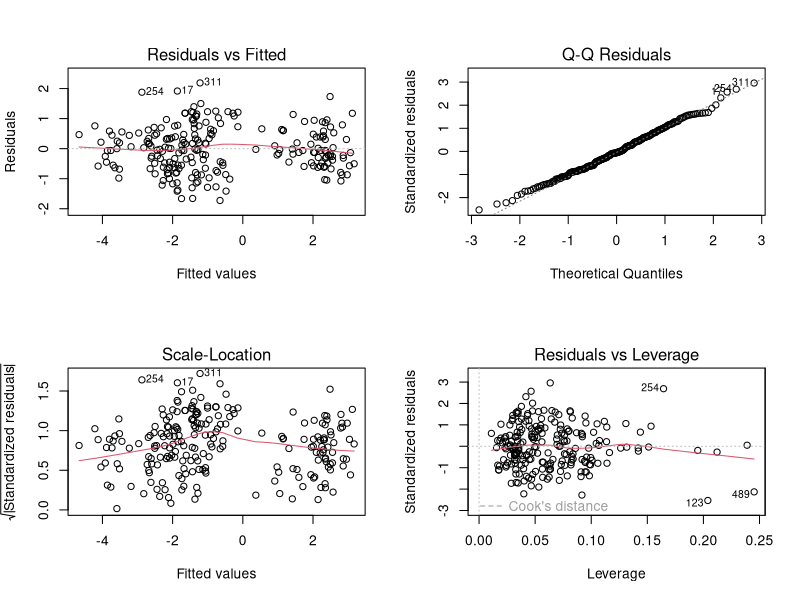
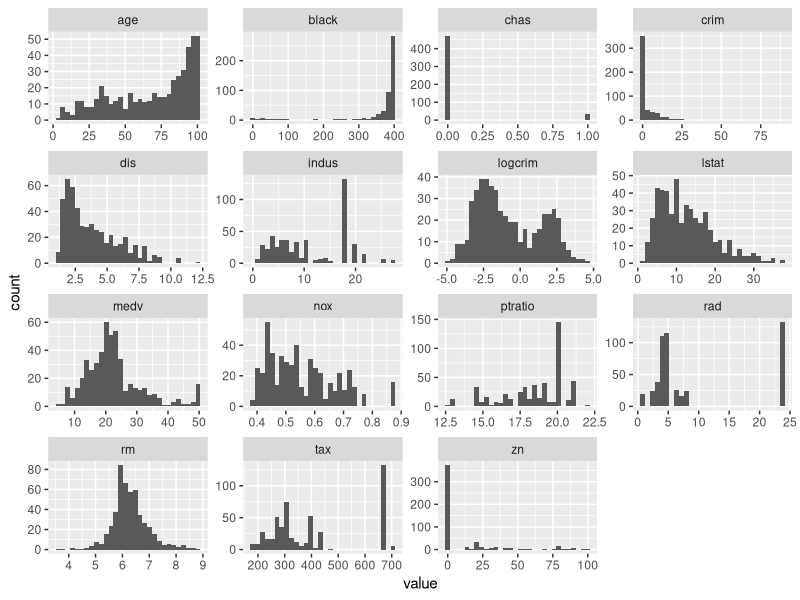
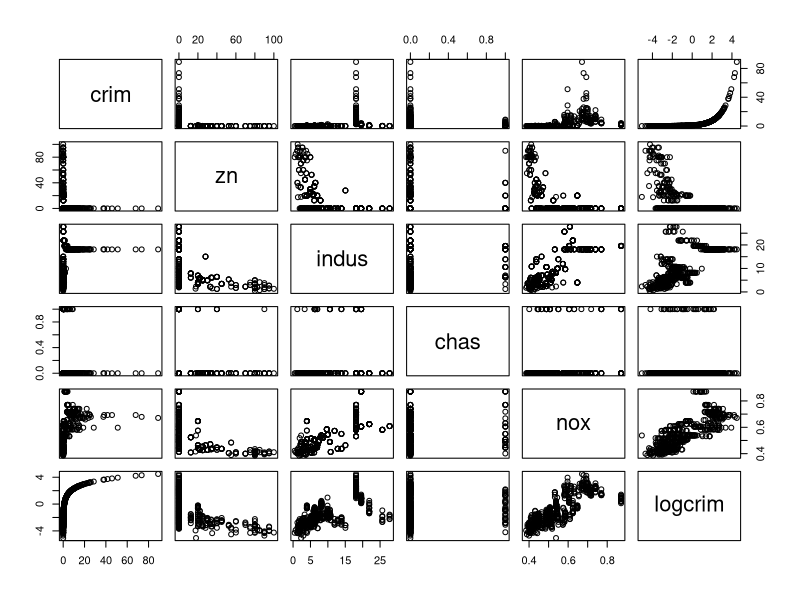
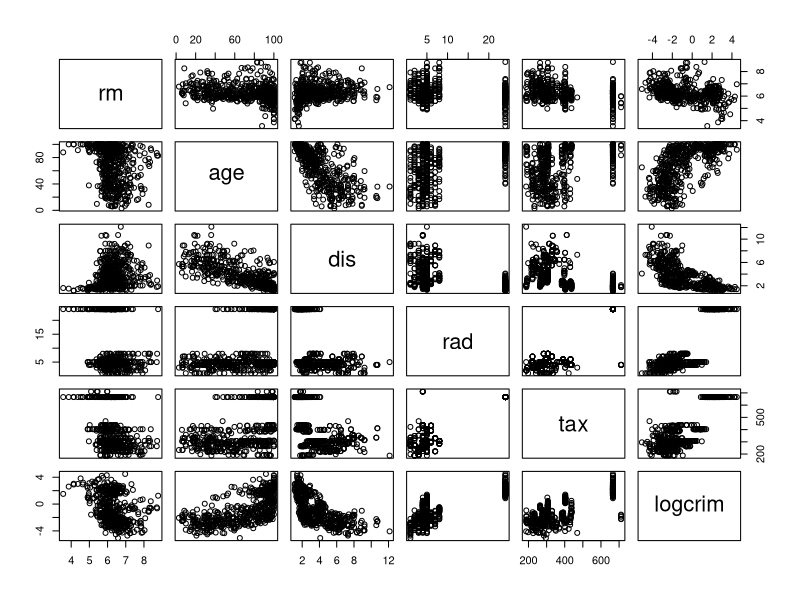
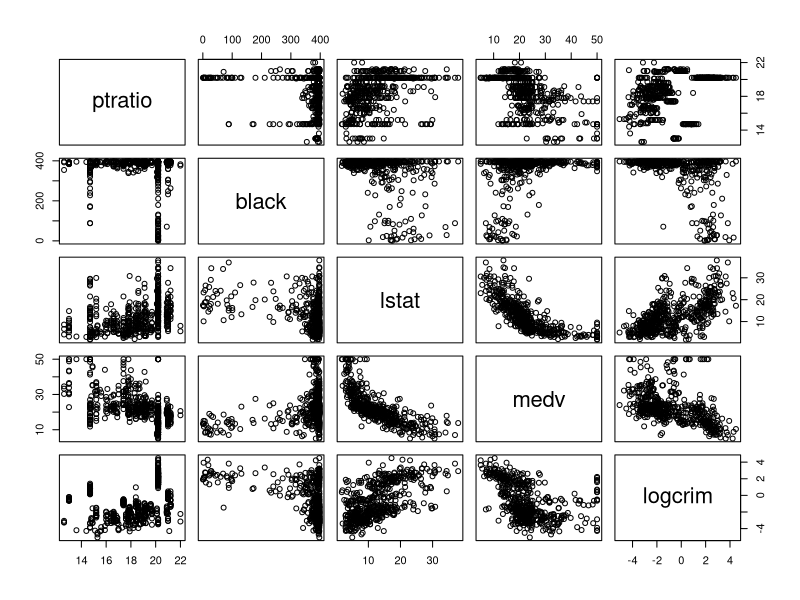

Recreate these plots in R, in order. (Note: this script raises an error after producing the figures.)
## ---- chunk 1
knitr::opts_chunk$set(echo = TRUE)
library(MASS)
library(caret)
library(glmnet)
library(tidyverse)
library(car)
## ---- chunk 2
library(MASS)
dim(Boston)
Boston$logcrim = log(Boston$crim) # create log transform of crim
summary(Boston)
set.seed(12345)
train = runif(nrow(Boston))<.5 # pick train/test split 50% train, 50% test
## ---- chunk 3
table(train)
## ---- chunk 4
train_set <- Boston[train, ]
test_set <- Boston[!train, ]
m1 <- lm(logcrim ~. - crim, data = train_set)
pred_m1 <- predict(m1, newdata = test_set)
mse <- mean((test_set$logcrim - pred_m1)^2)
par(mfrow = c(2,2))
plot(m1)
summary(m1)
mse
## ---- chunk 5
car::vif(m1)
## ---- chunk 6
stepAIC(m1, direction = "backward")
m2 <- lm(logcrim ~ zn + indus + chas + nox + age + rad + black + lstat, data = train_set)
pred_m2 <- predict(m2, newdata = test_set)
mse_m2 <- mean((test_set$logcrim - pred_m2)^2)
mse_m2
## ---- chunk 7
train_X <- model.matrix(logcrim ~ .-1, data = train_set[, -1])
train_Y <- train_set$logcrim
cv_ridge <- cv.glmnet(train_X, train_Y, alpha = 0)
best_lambda <- cv_ridge$lambda.min


test_X <- model.matrix(logcrim ~ .-1, data = test_set[, -1])
test_Y <- test_set$logcrim
ridge <- glmnet(train_X, train_Y, lambda = best_lambda, alpha = 0)
pred_ridge <- predict(ridge, newx = test_X, s = best_lambda)
mse_ridge <- mean((test_Y - pred_ridge)^2)
mse_ridge
## ---- chunk 8
set.seed(1234)
cv_lasso <- cv.glmnet(train_X, train_Y, alpha = 1)
best_lambda <- cv_lasso$lambda.min

lasso <- glmnet(train_X, train_Y, lambda = best_lambda, alpha = 1)
pred_lasso <- predict(lasso, newx = test_X, s = best_lambda)
mse_lasso <- mean((test_Y - pred_lasso)^2)
mse_lasso
## ---- chunk 9
Boston %>%
keep(is.numeric) %>%
gather() %>%
ggplot(aes(value)) +
facet_wrap(~ key, scales = "free") +
geom_histogram()

pairs(data.frame(Boston[, c(1,2,3,4,5, 15)]))
pairs(data.frame(Boston[, c(6,7,8,9,10, 15)]))
pairs(data.frame(Boston[, c(11,12,13,14, 15)]))
## ---- chunk 10
m <- lm(crim ~ . - logcrim, data = train_set)
boxcox(m)
## ---- chunk 11
m_baseline <- lm(cbind(train_set$indus, train_set$nox, train_set$rm, train_set$age, train_set$dis, train_set$rad, train_set$tax, train_set$ptratio, train_set$black, train_set$lstat, train_set$medv)~1)
powerTransform(m_baseline)

m_full <- lm(logcrim ~ . + I(indus^0.6) + I(nox ^ -1.5) + I(rm^1.03) + I(age ^ 1.3) + log(dis) + I(rad^0.24) + I(tax^0.7) + I(ptratio^4.77) + I(black^4) + log(lstat) + I(medv^0.5), data = train_set)

backward_selection <- stepAIC(m_full, direction = "backward")
backward_selection
## ---- chunk 12
m_backward_selection <- lm(formula = logcrim ~ crim + zn + indus + chas + rad + tax + 
    ptratio + black + lstat + I(indus^0.6) + I(nox^-1.5) + I(age^1.3) + 
    I(rad^0.24) + I(tax^0.7) + I(ptratio^4.77) + I(black^4) + 
    log(lstat), data = train_set)
pred_backward_selection <- predict(m_backward_selection, newdata = test_set)
mse_backward <- mean((test_set$logcrim - pred_backward_selection)^2)
mse_backward
## ---- chunk 13
train_X <- model.matrix(logcrim ~ . + I(indus^0.6) + I(nox ^ -1.5) + I(rm^1.03) + I(age ^ 1.3) + log(dis) + I(rad^0.24) + I(tax^0.7) + I(ptratio^4.77) + I(black^4) + log(lstat) + I(medv^0.5), data = train_set)
train_Y <- train_set$logcrim
cv_ridge <- cv.glmnet(train_X, train_Y, alpha = 0)

test_X <- model.matrix(logcrim ~ . + I(indus^0.6) + I(nox ^ -1.5) + I(rm^1.03) + I(age ^ 1.3) + log(dis) + I(rad^0.24) + I(tax^0.7) + I(ptratio^4.77) + I(black^4) + log(lstat) + I(medv^0.5), data = test_set)
test_Y <- test_set$logcrim
best_lambda <- cv_ridge$lambda.min
m_ridge <- glmnet(train_X, train_Y, lambda = best_lambda, alpha = 0)
pred_ridge <- predict(m_ridge, s = best_lambda, newx = test_X)
mean((test_Y - pred_ridge)^2)
## ---- chunk 14
set.seed(123)
train_X <- model.matrix(logcrim ~ . + I(indus^0.6) + I(nox ^ -1.5) + I(rm^1.03) + I(age ^ 1.3) + log(dis) + I(rad^0.24) + I(tax^0.7) + I(ptratio^4.77) + I(black^4) + log(lstat) + I(medv^0.5), data = train_set)
train_Y <- train_set$logcrim
cv_lasso <- cv.glmnet(train_X, train_Y, alpha = 1)

test_X <- model.matrix(logcrim ~ . + I(indus^0.6) + I(nox ^ -1.5) + I(rm^1.03) + I(age ^ 1.3) + log(dis) + I(rad^0.24) + I(tax^0.7) + I(ptratio^4.77) + I(black^4) + log(lstat) + I(medv^0.5), data = test_set)
test_Y <- test_set$logcrim
best_lambda <- cv_lasso$lambda.min
m_lasso <- glmnet(train_X, train_Y, lambda = best_lambda, alpha = 1)
pred_lasso <- predict(m_lasso, s = best_lambda, newx = test_X)
mean((test_Y - pred_lasso)^2)
